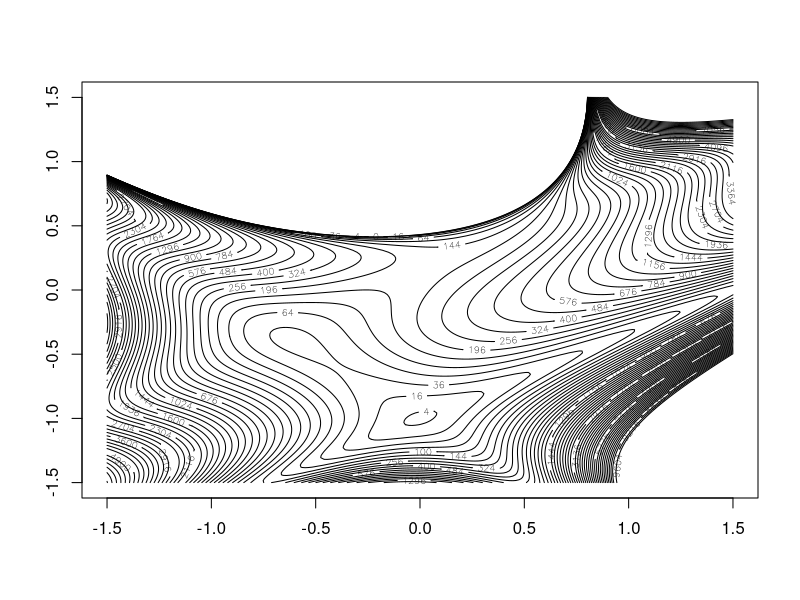
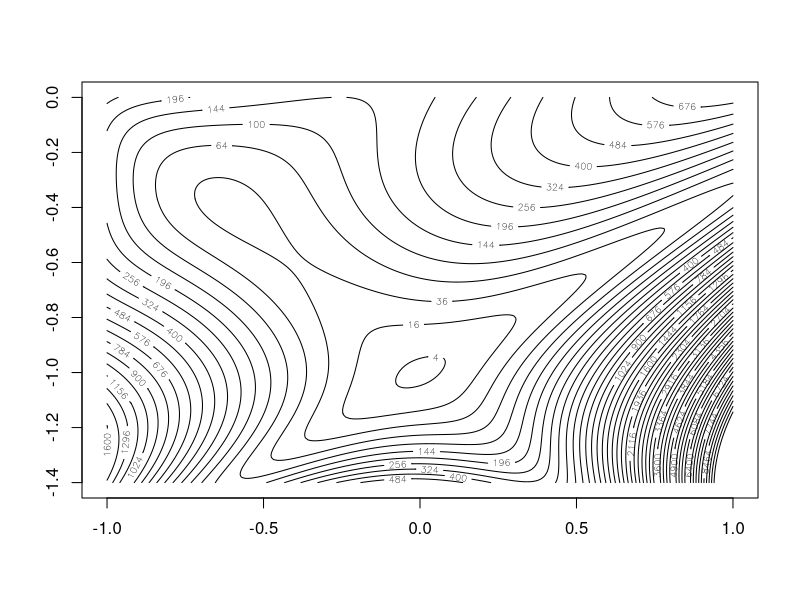

Write R code to recreate these figures, in order.
## ---- chunk 1
library(knitr)
hook_output <- knit_hooks$get("output")
knit_hooks$set(output = function(x, options) {
  lines <- options$output.lines
  if (is.null(lines)) {
    return(hook_output(x, options))  # pass to default hook
  }
  x <- unlist(strsplit(x, "\n"))
  more <- "..."
  if (length(lines)==1) {        # first n lines
    if (length(x) > lines) {
      # truncate the output, but add ....
      x <- c(head(x, lines), more)
    }
  } else {
    x <- c(more, x[lines], more)
  }                                                         
  # paste these lines together                              
  x <- paste(c(x, ""), collapse = "\n")                     
  hook_output(x, options)                                   
})                                                          
knitr::opts_chunk$set(echo = TRUE)                          
knitr::opts_chunk$set(cache = TRUE) 
knitr::opts_chunk$set(echo = TRUE, fig.align="center")
Sys.setlocale("LC_ALL", "Polish")
## ---- chunk 2

f <- function(x, y) {
  (1 + (x + y + 1)^2 * 
  (19 - 14 + 3*x^2 - 14*y + 6*x*y + 3*y^2)) *
  (30 + (2*x - 3*y)^2*(18 - 32*x + 12*x^2 
      + 48*y-36*x*y + 27*y^2))
}
## ---- chunk 3
x <- seq(-1.5, 1.5, length.out=200)
y <- seq(-1.5, 1.5, length.out=200)
z <- outer(x, y, f)
contour(x, y, z, levels=seq(0, 100, 2)^2)
## ---- chunk 4
x <- seq(-1, 1, length.out=200)
y <- seq(-1.4, 0, length.out=200)
z <- outer(x, y, f)
contour(x, y, z, levels=seq(0, 100, 2)^2)
## ---- chunk 5
golden <- function(f, lower, upper, tol) {
ratio <- 2 / (3 + sqrt(5))
x1 <- (1 - ratio) * lower + ratio * upper
f.x1 <- f(x1)
while (abs(upper - lower) > 2 * tol) {
x2 <- (1 - ratio) * x1 + ratio * upper
f.x2 <- f(x2)
if (f.x1 < f.x2) {
upper <- lower
lower <- x2
} else {
lower <- x1
x1 <- x2
f.x1 <- f.x2
}
}
return((upper + lower) / 2)
}

lgrad <- function(f, x, grad.max) {
  grad.x <- grad(f, x);
  grad.x.magnitude <- sqrt(sum(grad.x^2));
  if(grad.x.magnitude > grad.max) {
    grad.x <- grad.x / grad.x.magnitude;
  }
  return(grad.x)
}
## ---- chunk 6
library(numDeriv)
polak.ribiere <- function(f, x, tol, grad.max) {
  beta <- 1;
  # Ograniczenie gradientu
  d <- -grad(f, x,)
  cat(d, "\n");
  repeat {
    g <- function(a) {f(x + a * d)}
    d.magnitude <- sqrt(sum(d^2));
    grad.x <- grad(f, x)
    cat(grad.x, "\n");
    step <- golden(g,-1/d.magnitude ,1/d.magnitude ,tol)
    new.x <- x + step * d
    grad.new.x <- grad(f, new.x)
    cat("x=", x,"step=",step, "new.x=", new.x, "grad.x=", grad.x, "d=", d, "\n");
    if (dist(rbind(new.x,x)) < tol) {
      return(new.x)
    }
    beta <- t(grad.new.x) %*%
              (grad.new.x - grad.x) /
              (t(grad.x) %*% grad.x)
    d <- -grad(f,new.x) + as.vector(beta) * d;
    x <- new.x
  }
}

fn <- function(x) f(x[1], x[2]);
## ---- chunk 7
m <- polak.ribiere(fn, c(-0.5, -1.0), 1e-3, 0.5)
m
fn(m)
